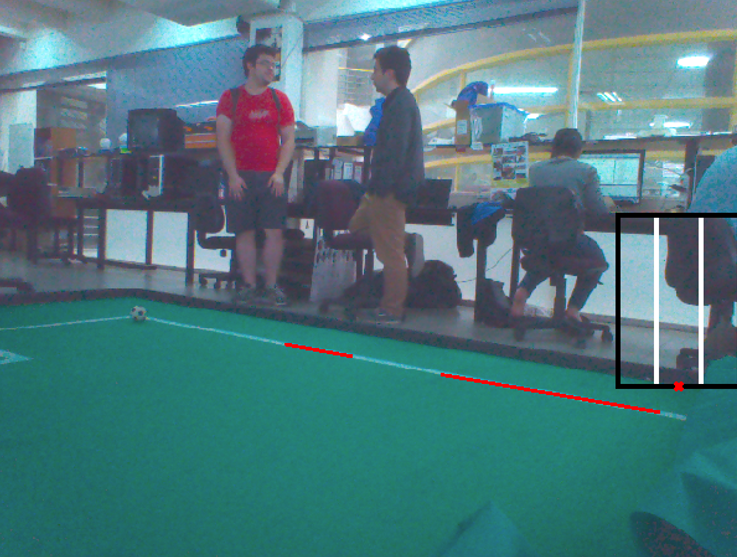
%> input picture 1.png, 737 x 557 px
$ octave Datos.m   (GNU Octave 9; MATLAB toolbox functions it lacks are replaced by stand-ins)
%> lines starting %> are read from the running program, lines starting %| are printed output that depends on the picture
I1 = imread('1.png');
%> I1 is the input picture: size 557x737x3 uint8; mean R, G, B 77.8, 120.3, 125.5
I2 = imread('2.png');
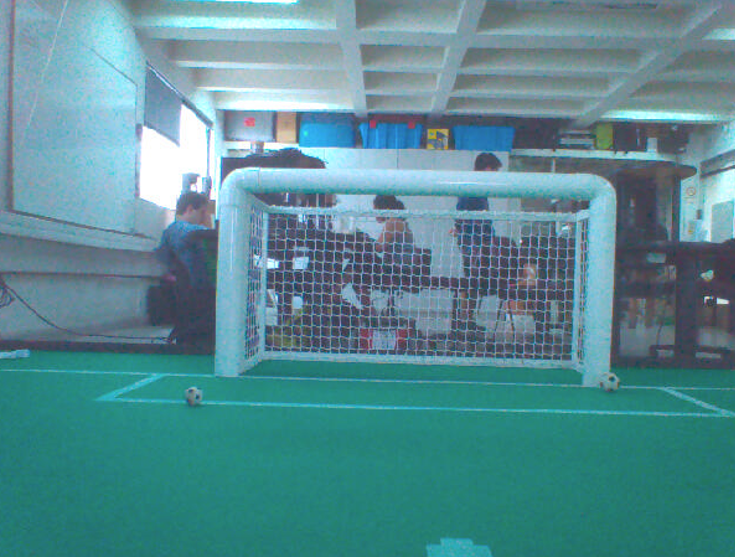
%> input picture 2.png, 735 x 557 px
%> I2 is the input picture: size 557x735x3 uint8; mean R, G, B 88.2, 139.8, 146.5
I3 = imread('3.png');
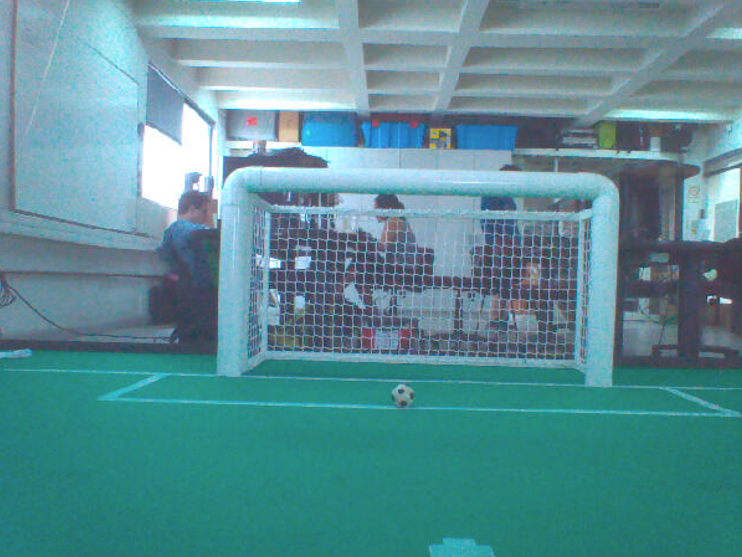
%> input picture 3.png, 742 x 557 px
%> I3 is the input picture: size 557x742x3 uint8; mean R, G, B 90.1, 142.3, 148.9
I4 = imread('4.png');
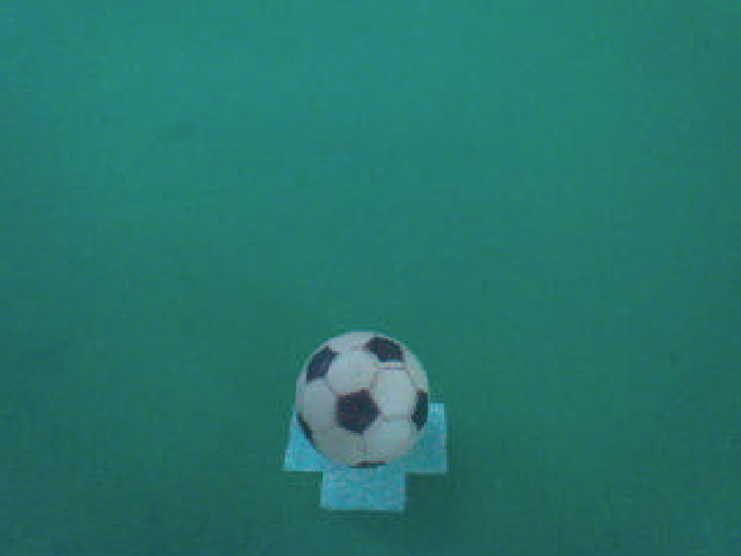
%> input picture 4.png, 741 x 556 px
%> I4 is the input picture: size 556x741x3 uint8; mean R, G, B 37.9, 117.1, 107.9
I5 = imread('5.png');
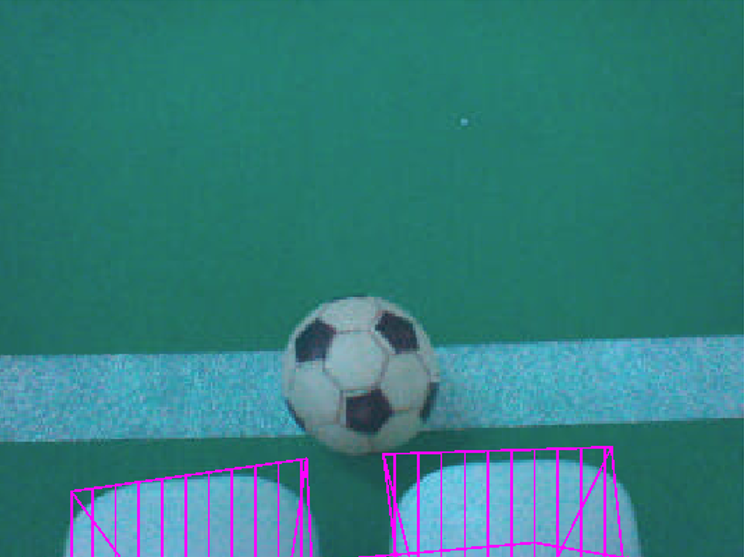
%> input picture 5.png, 744 x 557 px
%> I5 is the input picture: size 557x744x3 uint8; mean R, G, B 52.6, 124.7, 125.6

R1 = 9;
R2 = 11;
R3 = 13;
R4 = 66;
R5 = 78;

CentroAprox1 = [1,1];
CentroAprox2 = [1,1];
CentroAprox3 = [1,1];
CentroAprox4 = [1,1];
CentroAprox5 = [1,1];

BallSpot1 = [310,138];
BallSpot2 = [379,606];
BallSpot3 = [402,398];
BallSpot4 = [346,351];
BallSpot5 = [342,350];
